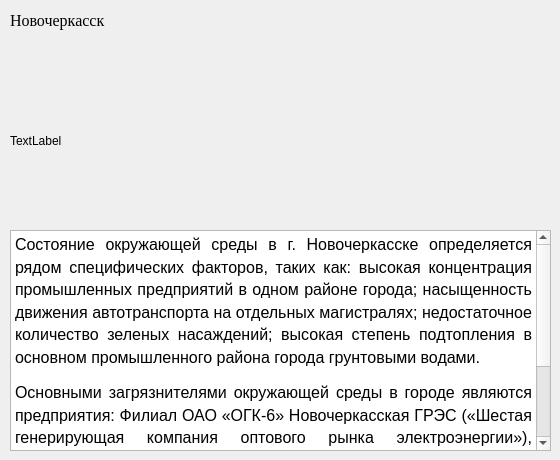
    <widget class="QWidget" name="page_novocherkassk">
     <widget class="QTextEdit" name="textEdit_novocherkassk">
      <property name="geometry">
       <rect>
        <x>10</x>
        <y>230</y>
        <width>541</width>
        <height>221</height>
       </rect>
      </property>
      <property name="readOnly">
       <bool>true</bool>
      </property>
      <property name="html">
       <string>&lt;!DOCTYPE HTML PUBLIC &quot;-//W3C//DTD HTML 4.0//EN&quot; &quot;http://www.w3.org/TR/REC-html40/strict.dtd&quot;&gt;
&lt;html&gt;&lt;head&gt;&lt;meta name=&quot;qrichtext&quot; content=&quot;1&quot; /&gt;&lt;style type=&quot;text/css&quot;&gt;
p, li { white-space: pre-wrap; }
&lt;/style&gt;&lt;/head&gt;&lt;body style=&quot; font-family:'MS Shell Dlg 2'; font-size:7.8pt; font-weight:400; font-style:normal;&quot;&gt;
&lt;p align=&quot;justify&quot; style=&quot; margin-top:12px; margin-bottom:12px; margin-left:0px; margin-right:0px; -qt-block-indent:0; text-indent:0px; line-height:125%;&quot;&gt;&lt;span style=&quot; font-family:'Times New Roman'; font-size:12pt;&quot;&gt;Состояние окружающей среды в г. Новочеркасске определяется рядом специфических факторов, таких как: высокая концентрация промышленных предприятий в одном районе города; насыщенность движения автотранспорта на отдельных магистралях; недостаточное количество зеленых насаждений; высокая степень подтопления в основном промышленного района города грунтовыми водами.&lt;/span&gt;&lt;/p&gt;
&lt;p align=&quot;justify&quot; style=&quot; margin-top:12px; margin-bottom:12px; margin-left:0px; margin-right:0px; -qt-block-indent:0; text-indent:0px; line-height:125%;&quot;&gt;&lt;span style=&quot; font-family:'Times New Roman'; font-size:12pt;&quot;&gt;Основными загрязнителями окружающей среды в городе являются предприятия: Филиал ОАО «ОГК-6» Новочеркасская ГРЭС («Шестая генерирующая компания оптового рынка электроэнергии»), ОАО «ЭНЕРГОПРОМ-НЭЗ» (Новочеркасский электродный завод»), ОАО «Новочеркасский завод синтетических продуктов», ООО «ПК «Новочеркасский электровозостроительный завод», «Актис», которые расположены в северной части города.&lt;/span&gt;&lt;/p&gt;
&lt;p align=&quot;justify&quot; style=&quot; margin-top:12px; margin-bottom:12px; margin-left:0px; margin-right:0px; -qt-block-indent:0; text-indent:0px; line-height:125%;&quot;&gt;&lt;span style=&quot; font-family:'Times New Roman'; font-size:8pt;&quot;&gt; &lt;/span&gt;&lt;/p&gt;&lt;/body&gt;&lt;/html&gt;</string>
      </property>
     </widget>
     <widget class="QLabel" name="label_photo_novocherkassk">
      <property name="geometry">
       <rect>
        <x>10</x>
        <y>50</y>
        <width>541</width>
        <height>181</height>
       </rect>
      </property>
      <property name="text">
       <string>TextLabel</string>
      </property>
     </widget>
     <widget class="QLabel" name="label_title_novocherkassk">
      <property name="geometry">
       <rect>
        <x>10</x>
        <y>0</y>
        <width>151</width>
        <height>41</height>
       </rect>
      </property>
      <property name="font">
       <font>
        <family>Times New Roman</family>
        <pointsize>12</pointsize>
        <weight>12</weight>
        <italic>false</italic>
        <bold>false</bold>
       </font>
      </property>
      <property name="styleSheet">
       <string notr="true">font: 100 12pt &quot;Times New Roman&quot;;</string>
      </property>
      <property name="text">
       <string>Новочеркасск</string>
      </property>
     </widget>
    </widget>
